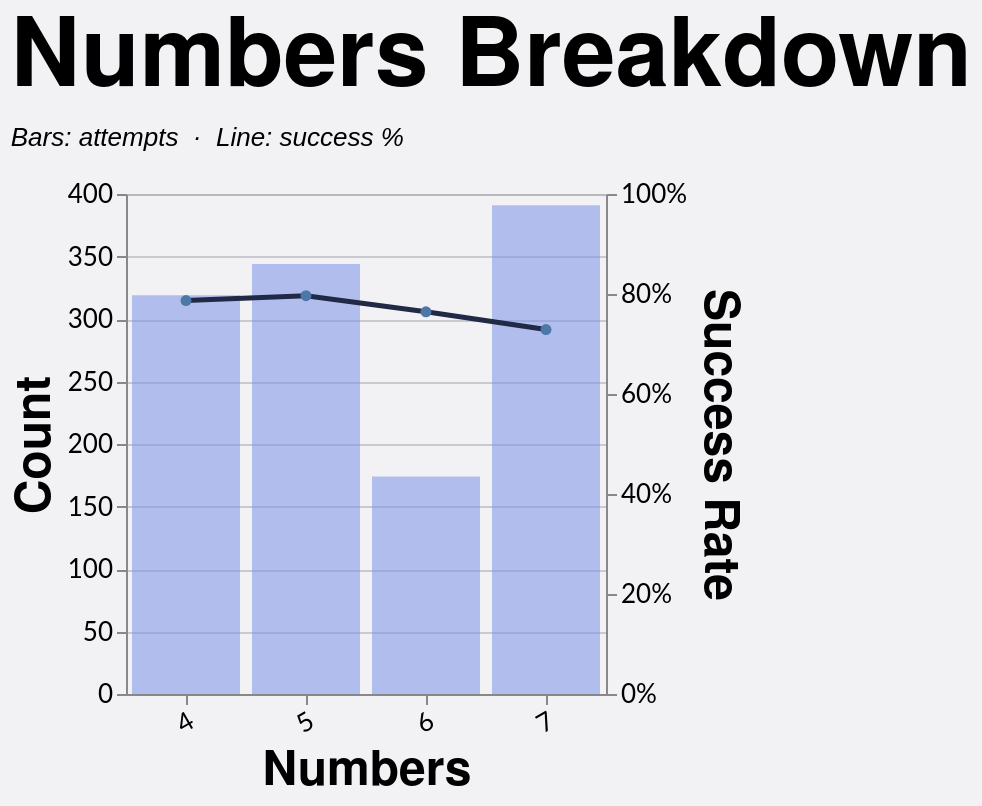

Vega-Lite specification for this chart:
### Vega-Lite specification from a JSON file in a GitHub repository (floating-point values rounded to 4 significant figures; data arrays with more than 128 entries replaced by an {"elided": "..."} marker saying what was removed)
{"config": {"axis": {"labelFont": "Lato, sans-serif", "titleFont": "PT Sans Narrow, Helvetica Neue, Helvetica, Arial, sans-serif", "labelFontSize": 13, "titleFontSize": 24, "gridColor": "#202947", "gridOpacity": 0.2}, "header": {"labelFont": "PT Sans Narrow, Helvetica Neue, Helvetica, Arial, sans-serif", "titleFont": "PT Sans Narrow, Helvetica Neue, Helvetica, Arial, sans-serif", "labelFontSize": 24, "titleFontSize": 28, "labelFontWeight": "bold", "orient": "left"}, "legend": {"labelFont": "Lato, sans-serif", "titleFont": "PT Sans Narrow, Helvetica Neue, Helvetica, Arial, sans-serif", "labelFontSize": 14, "titleFontSize": 16, "titlePadding": 5, "fillColor": "white", "strokeColor": "black", "padding": 10, "titleFontWeight": "lighter", "titleFontStyle": "italic", "titleColor": "gray", "offset": 10}, "title": {"font": "PT Sans Narrow, Helvetica Neue, Helvetica, Arial, sans-serif", "fontSize": 48, "fontWeight": "bold", "anchor": "start", "align": "center", "titlePadding": 20, "subtitlePadding": 10, "subtitleFontSize": 13, "subtitleColor": "", "subtitleFontStyle": "italic", "offset": 15, "color": "black"}, "axisX": {"labelAngle": 0}, "facet": {"title": null, "header": null, "align": {"row": "each", "column": "each"}}, "resolve": {"scale": {"y": "independent", "facet": "independent"}}, "background": "#f2f1f4"}, "layer": [{"mark": {"type": "bar", "color": "#7d96e8", "opacity": 0.55}, "encoding": {"tooltip": [{"field": "numbers", "title": "Numbers", "type": "nominal"}, {"field": "won", "format": ",.0f", "title": "Won", "type": "quantitative"}, {"field": "attempts", "format": ",.0f", "title": "Attempts", "type": "quantitative"}, {"field": "success_rate", "format": ".1%", "title": "Success Rate", "type": "quantitative"}], "x": {"axis": {"labelAngle": -30}, "field": "numbers", "sort": ["4", "5", "6", "7"], "title": "Numbers", "type": "nominal"}, "y": {"axis": {"format": ",.0f", "orient": "left"}, "field": "attempts", "title": "Count", "type": "quantitative"}}, "transform": [{"filter": "(loSquad == 'All' || datum.squad == loSquad) && (loGameType == 'All' || (loGameType == 'League + Cup' && (datum.game_type == 'League' || datum.game_type == 'Cup')) || (loGameType == 'League only' && datum.game_type == 'League') || datum.game_type == loGameType) && (loOpposition == 'All' || datum.opposition == loOpposition) && (loThrower == 'All' || datum.thrower == loThrower) && (loJumper == 'All' || datum.jumper == loJumper) && (loArea == 'All' || datum.area == loArea) && (loNumbers == 'All' || datum.numbers == loNumbers) && (loCallType == 'All' || datum.call_type == loCallType)"}, {"filter": "(loSeason == 'All' || datum.season == loSeason)"}, {"aggregate": [{"op": "count", "as": "attempts"}, {"op": "sum", "field": "won", "as": "won"}], "groupby": ["numbers"]}, {"calculate": "datum.won / datum.attempts", "as": "success_rate"}]}, {"mark": {"type": "line", "color": "#202946", "point": true, "strokeWidth": 2.5}, "encoding": {"tooltip": [{"field": "numbers", "title": "Numbers", "type": "nominal"}, {"field": "won", "format": ",.0f", "title": "Won", "type": "quantitative"}, {"field": "attempts", "format": ",.0f", "title": "Attempts", "type": "quantitative"}, {"field": "success_rate", "format": ".1%", "title": "Success Rate", "type": "quantitative"}], "x": {"axis": {"labelAngle": -30}, "field": "numbers", "sort": ["4", "5", "6", "7"], "title": "Numbers", "type": "nominal"}, "y": {"axis": {"format": "%", "orient": "right"}, "field": "success_rate", "scale": {"domain": [0, 1]}, "title": "Success Rate", "type": "quantitative"}}, "transform": [{"filter": "(loSquad == 'All' || datum.squad == loSquad) && (loGameType == 'All' || (loGameType == 'League + Cup' && (datum.game_type == 'League' || datum.game_type == 'Cup')) || (loGameType == 'League only' && datum.game_type == 'League') || datum.game_type == loGameType) && (loOpposition == 'All' || datum.opposition == loOpposition) && (loThrower == 'All' || datum.thrower == loThrower) && (loJumper == 'All' || datum.jumper == loJumper) && (loArea == 'All' || datum.area == loArea) && (loNumbers == 'All' || datum.numbers == loNumbers) && (loCallType == 'All' || datum.call_type == loCallType)"}, {"filter": "(loSeason == 'All' || datum.season == loSeason)"}, {"aggregate": [{"op": "count", "as": "attempts"}, {"op": "sum", "field": "won", "as": "won"}], "groupby": ["numbers"]}, {"calculate": "datum.won / datum.attempts", "as": "success_rate"}]}], "data": {"name": "data-73f91a64a43d4e9fe8f6d842372acc63"}, "height": 250, "params": [{"name": "loSquad", "value": "All"}, {"name": "loSeason", "value": "All"}, {"name": "loGameType", "value": "All"}, {"name": "loOpposition", "value": "All"}, {"name": "loThrower", "value": "All"}, {"name": "loJumper", "value": "All"}, {"name": "loArea", "value": "All"}, {"name": "loNumbers", "value": "All"}, {"name": "loCallType", "value": "All"}], "resolve": {"scale": {"y": "independent"}}, "title": {"text": "Numbers Breakdown", "subtitle": "Bars: attempts  ·  Line: success %"}, "width": {"step": 60}, "$schema": "https://vega.github.io/schema/vega-lite/v5.20.1.json", "datasets": {"data-73f91a64a43d4e9fe8f6d842372acc63": {"elided": "1228 records"}}}
